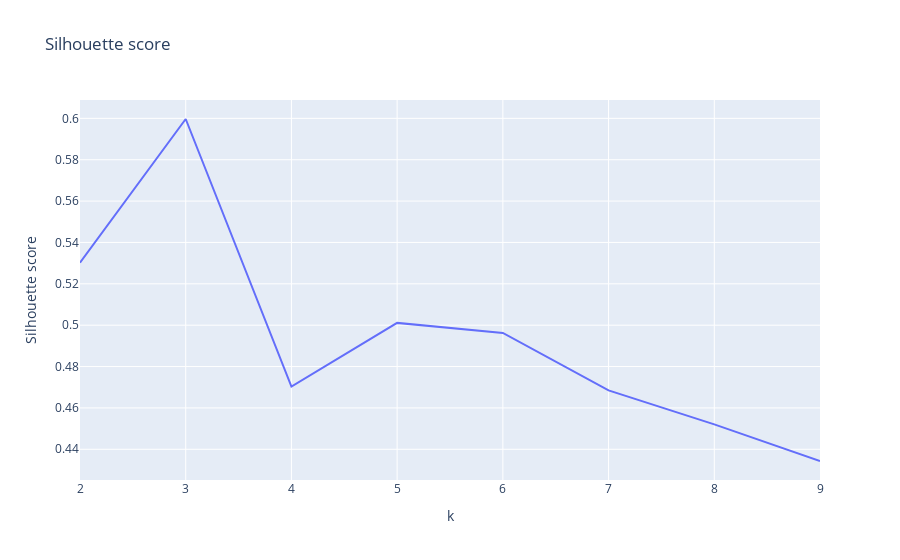

The cell this chart's notebook holds for it:
### Code cell
silhouette_scores = []

for k in range(2, 10):
    kmeans = KMeans(n_clusters=k, random_state=42, init="random", n_init="auto")
    kmeans.fit(df_cluster_product_ss)
    silhouette_scores.append(silhouette_score(df_cluster_product_ss, kmeans.labels_))

fig = px.line(
    x=range(2, 10),
    y=silhouette_scores,
    title="Silhouette score",
    labels={"x": "k", "y": "Silhouette score"},
)
fig.show()

### Figure 1 — Plotly figure (JSON) as saved in the notebook; plotly's stock layout.template omitted (floating-point values rounded to 4 significant figures)
{"data": [{"hovertemplate": "k=%{x}<br>Silhouette score=%{y}<extra></extra>", "legendgroup": "", "line": {"color": "#636efa", "dash": "solid"}, "mode": "lines", "name": "", "orientation": "v", "showlegend": false, "type": "scatter", "x": [2, 3, 4, 5, 6, 7, 8, 9], "xaxis": "x", "y": [0.5302, 0.5997, 0.4703, 0.5011, 0.4962, 0.4685, 0.452, 0.4343], "yaxis": "y"}], "layout": {"legend": {"tracegroupgap": 0}, "title": {"text": "Silhouette score"}, "xaxis": {"anchor": "y", "domain": [0, 1], "title": {"text": "k"}}, "yaxis": {"anchor": "x", "domain": [0, 1], "title": {"text": "Silhouette score"}}}}
